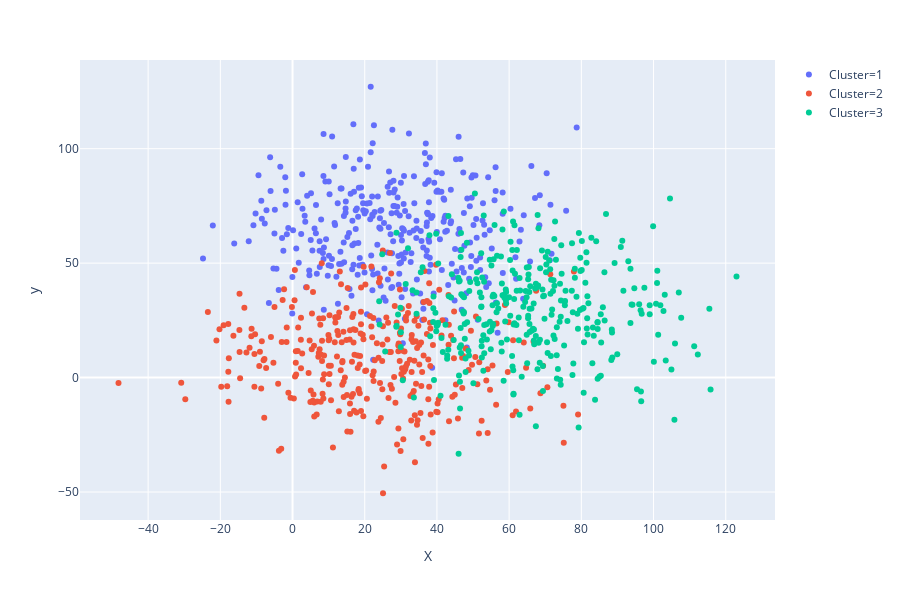

Source (notebook cell):
### Code cell
#mock data maker
def make_df(total_size, number_of_clusters):
    df = pd.DataFrame()
    x = []
    y = []
    cluster_num = []
    for i in range(number_of_clusters):
        center_x = randint(1, 100)
        center_y = randint(1, 100)
        for j in range(total_size//number_of_clusters):
            x.append(center_x+gauss(0, 20))
            y.append(center_y+gauss(0, 20))
            cluster_num.append(str(i+1))
    df['X'] = x
    df['y'] = y
    df['Cluster'] = cluster_num
    return df

my_df = make_df(1000, 3)
fig = px.scatter(my_df, x='X', y = 'y', color='Cluster')
fig.show()

### Figure 1 — Plotly figure (JSON) as saved in the notebook; plotly's stock layout.template omitted (floating-point values rounded to 4 significant figures; data arrays with more than 128 entries replaced by an {"elided": "..."} marker saying what was removed)
{"data": [{"hoverlabel": {"namelength": 0}, "hovertemplate": "Cluster=1<br>X=%{x}<br>y=%{y}", "legendgroup": "Cluster=1", "marker": {"color": "#636efa", "symbol": "circle"}, "mode": "markers", "name": "Cluster=1", "showlegend": true, "type": "scatter", "x": {"elided": "333 float values"}, "xaxis": "x", "y": {"elided": "333 float values"}, "yaxis": "y"}, {"hoverlabel": {"namelength": 0}, "hovertemplate": "Cluster=2<br>X=%{x}<br>y=%{y}", "legendgroup": "Cluster=2", "marker": {"color": "#EF553B", "symbol": "circle"}, "mode": "markers", "name": "Cluster=2", "showlegend": true, "type": "scatter", "x": {"elided": "333 float values"}, "xaxis": "x", "y": {"elided": "333 float values"}, "yaxis": "y"}, {"hoverlabel": {"namelength": 0}, "hovertemplate": "Cluster=3<br>X=%{x}<br>y=%{y}", "legendgroup": "Cluster=3", "marker": {"color": "#00cc96", "symbol": "circle"}, "mode": "markers", "name": "Cluster=3", "showlegend": true, "type": "scatter", "x": {"elided": "333 float values"}, "xaxis": "x", "y": {"elided": "333 float values"}, "yaxis": "y"}], "layout": {"height": 600, "legend": {"tracegroupgap": 0}, "margin": {"t": 60}, "xaxis": {"anchor": "y", "domain": [0, 1], "title": {"text": "X"}}, "yaxis": {"anchor": "x", "domain": [0, 1], "title": {"text": "y"}}}}
